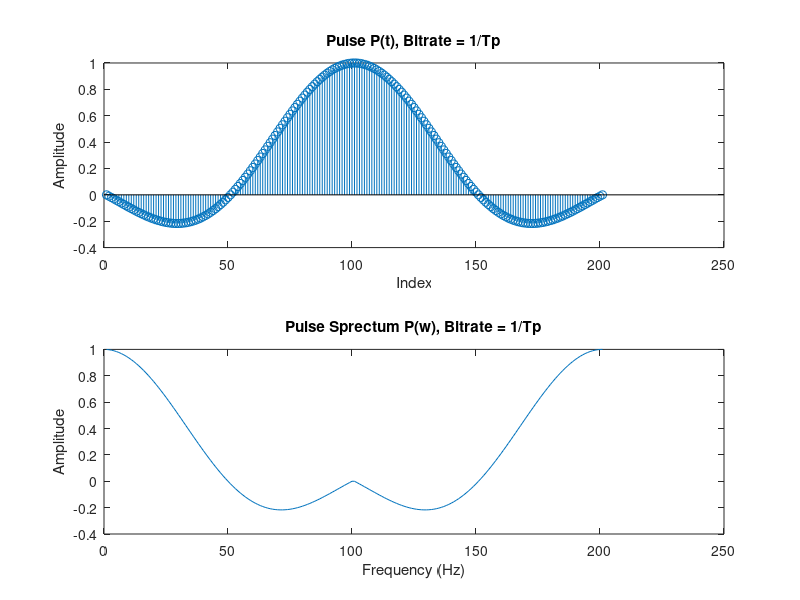
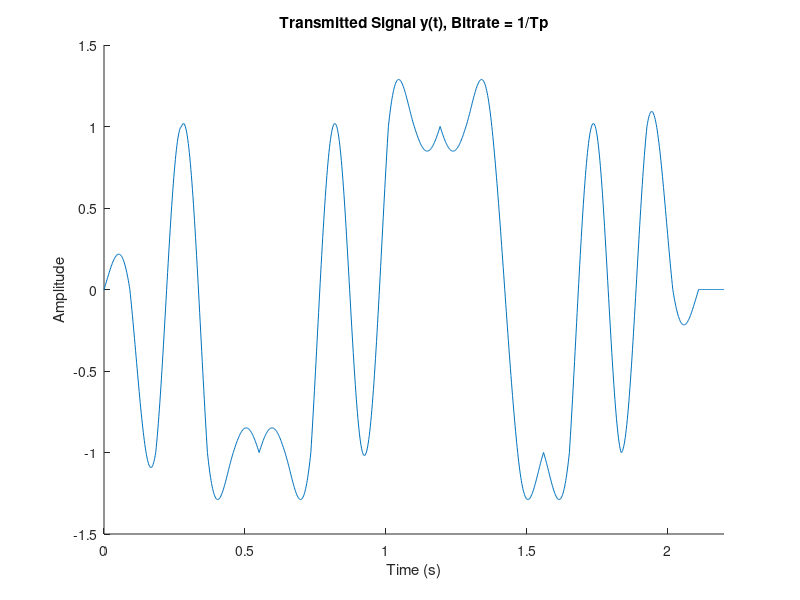
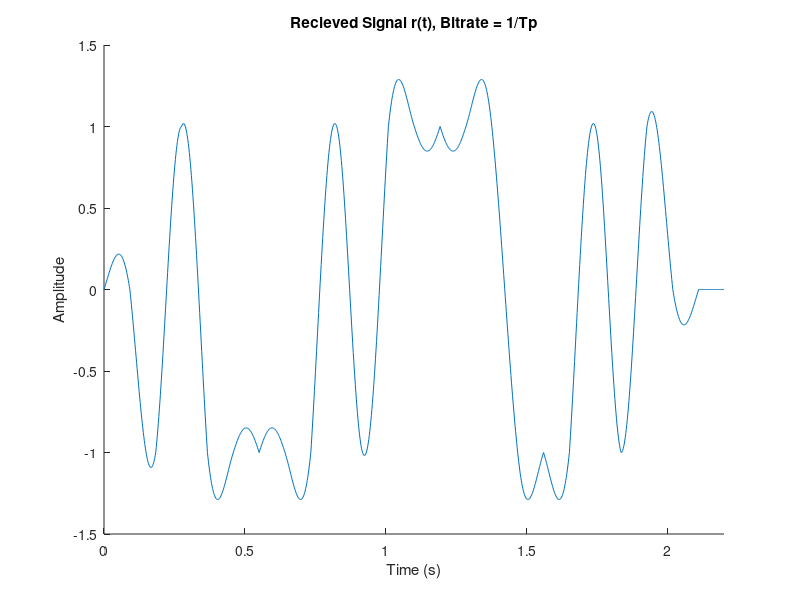
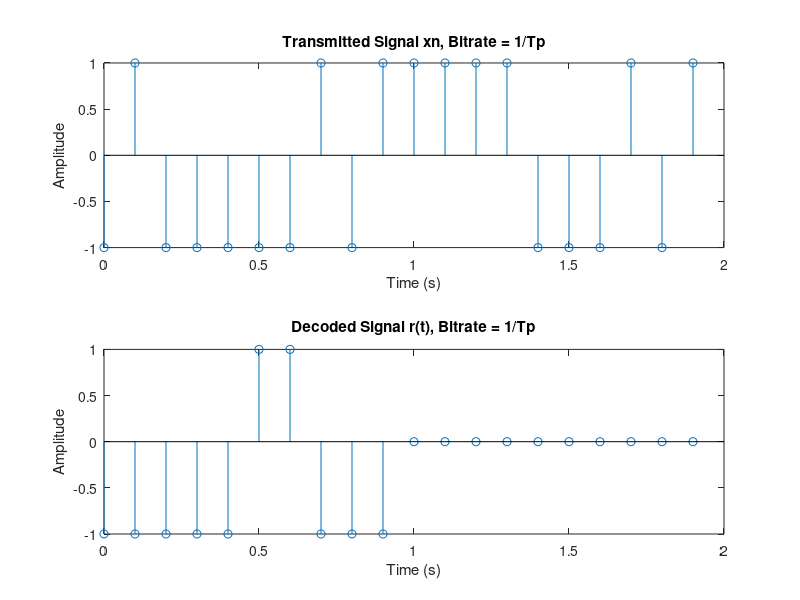

These figures' MATLAB source, in order:
%% Signals and Systems Matlab Homework #6
%% Introduction
% * Author:                   Mack LaRosa, Will Burgess, Leela Srinivas
% * Class:                    ESE 351
% * Date:                     Created 4/12/2024, Last Edited 4/25/2024
%% Housekeeping
close all
clear
clc
%% Part  1: Create Binary PAM System
%% Generate Input Signal and Add Noise Factor, Bitrate = 1/Tp
Tp = 0.1; % Half pulse width
sample_period = Tp/50; % dt, pulse and recieve sample period
dt = sample_period;
sample_freq = 1/sample_period; % Frequency of pulse and recieve signal 

bit_rate = 1/(1 * Tp); %Fb, frequency of bits sent out
bit_period = 1/bit_rate; % Ts, Time between bits sent out
Ts = bit_period;

%  Generate Message
rect = ones(1,50);

pulse = 2 * conv(rect, rect);
%%
% replace pulse with sinc
t = -2*Ts:dt:2*Ts; % time vector
pulse = sinc(t/Ts);


pulse_fft = fftshift(pulse);

N = 20;

maxTime = N * bit_period;

xn = 2 * ((rand(1, N) > 0.5) - 0.5);
a = 0;
imp_train = zeros(1,N * bit_period * sample_freq);
for k = 1:length(imp_train)
    if mod(k - 1, sample_freq * bit_period) == 0
    a = a + 1;
    imp_train(k) = xn(a);
    else
    imp_train(k) = 0;    
    end
end
sampleTimes = 0:sample_period:(N*bit_period)-sample_period;


% Mack is a Bitchass Hoe: finish generation with signal


y = conv(imp_train,pulse);
% figure, subplot (2,1,1),plot(y)
% subplot(2,1,2),stem(xn)

sigma = 0;
noise = sigma * max(y) * randn(1,length(y));
r = y + (noise * sigma);

%figure,plot(r)
%% Part f:  Create various outputs

% i, p(t), p(w)
figure, hold on
subplot(2,1,1);
stem(pulse)
ylabel('Amplitude')
xlabel('Index')
title('Pulse P(t), Bitrate = 1/Tp')

subplot(2,1,2)
plot(pulse_fft)
ylabel('Amplitude')
xlabel('Frequency (Hz)')
title('Pulse Sprectum P(w), Bitrate = 1/Tp')
hold off

times = linspace(0, maxTime + 2 * Tp, length(y));

% ii, y(t)
figure, hold on
plot(times, y)
xlim([0 maxTime + 2 * Tp]);
ylabel('Amplitude')
xlabel('Time (s)')
title('Transmitted Signal y(t), Bitrate = 1/Tp')
hold off

% iii, r(t)
figure, hold on
plot(times,r)
xlim([0 maxTime + 2 * Tp]);
ylabel('Amplitude')
xlabel('Time (s)')
title('Recieved Signal r(t), Bitrate = 1/Tp')
hold off

% iv, Sent Messave vs. decoded message
times_sent = 0:bit_period:maxTime-bit_period;
figure, hold on
subplot(2,1,1)
stem(times_sent,xn)
ylabel('Amplitude')
xlabel('Time (s)')
title('Transmitted Signal xn, Bitrate = 1/Tp')
subplot(2,1,2)

filtered = conv(r,pulse);
decoded = zeros(1, N);

a = 0;
pulselen = length(pulse);
filterlen = length(filtered);

factor = 1/(bit_rate * Tp); % find factor relating Ts and Tp, use that to modify pulselen
% please name this something other than factor

for i = pulselen + 1:(pulselen * factor + mod(factor, 2))/2:filterlen-pulselen * factor - 1
    a = a + 1;
    if(filtered(i) > 0)
        decoded(a) = 1;
    else
       decoded(a) = -1;
    end
end

stem(times_sent,decoded);
ylabel('Amplitude')
xlabel('Time (s)')
title('Decoded Signal r(t), Bitrate = 1/Tp')
hold off

error = (sum(xn ~= decoded)/length(decoded)); 
SNR = (sum(y.^2))/(sum(noise.^2));

disp(['Bitrate: ' ,num2str(bit_rate), ' bits/second'])
disp(['Standard Deviation: ' , num2str(sigma)])
disp(['SNR: ' , num2str(SNR)])
disp(['Error: ' ,num2str(error),' percent'])

%% Generate Variable length Sinc Function

%% demo - Sinc pulse shape
Ts = .1; % symbol period (rate 1/Ts)
dt = .01; % sample period
t = -5*Ts:dt:5*Ts; % time vector
x = sinc(t/Ts); % define sinc, note Matlab convention sinc(x) = sin(pi*x)/(pi*x)
figure
subplot(2,1,1), plot(t,x)
xlabel('time (s)'), ylabel('x(t)'), title('Truncated sinc')
fs = 1/dt; % sample frequency
Nfft = 1024; % length of fft
f = [0:fs/Nfft:fs-fs/Nfft];
subplot(2,1,2), plot(f,abs(fft(x,Nfft)))
xlabel('frequency (Hz)'), ylabel('|X(j\omega)|')

pulse_sinc = x;
